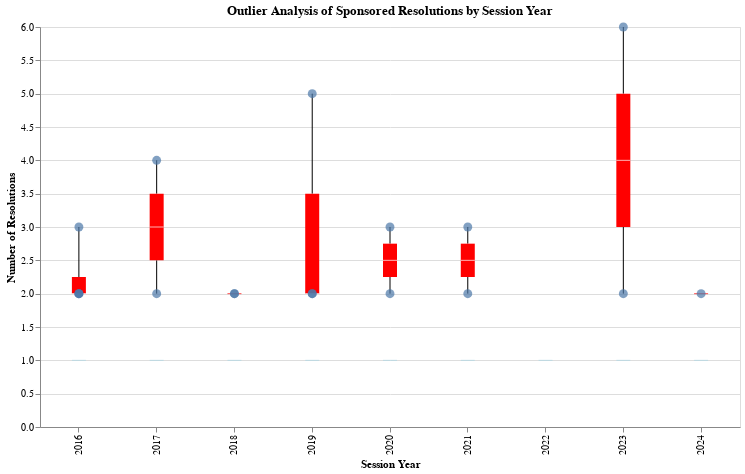

This figure's notebook cell:
### Code cell
resolutions_df = co_leg_bills_df.loc[co_leg_bills_df['Types'] == 'Type:Resolution']
# co_leg_bills_df_rows_resolution['Types']
resolution_counts = resolutions_df.groupby(['Sponsors', 'Session Year']).size().reset_index(name='Resolution Count')
resolution_counts

Q1 = resolution_counts['Resolution Count'].quantile(0.25)
Q3 = resolution_counts['Resolution Count'].quantile(0.75)
IQR = Q3 - Q1
lower_bound = Q1 - 1.5 * IQR
upper_bound = Q3 + 1.5 * IQR
resolution_counts['Outlier'] = resolution_counts['Resolution Count'].apply(
    lambda x: 'Outlier' if x > upper_bound else 'Normal'
)
boxplot = alt.Chart(resolution_counts).mark_boxplot(extent='min-max').encode(
    x=alt.X('Session Year:O', title='Session Year'),
    y=alt.Y('Resolution Count:Q', title='Number of Resolutions'),
    color=alt.Color('Outlier:N', scale=alt.Scale(domain=['Normal', 'Outlier'], range=['lightblue', 'red']),
                    legend=None)
)
outlier_points = alt.Chart(resolution_counts[resolution_counts['Outlier'] == 'Outlier']).mark_circle(size=80).encode(
    x=alt.X('Session Year:O', title='Session Year'),
    y=alt.Y('Resolution Count:Q'),
    tooltip=['Sponsors', 'Resolution Count']
)
final_chart = (boxplot + outlier_points).properties(
    title='Outlier Analysis of Sponsored Resolutions by Session Year',
    width=700,
    height=400
)
outlier_list = resolution_counts[resolution_counts['Outlier'] == 'Outlier']
print("List of Outliers in Sponsored Resolutions:")
print(outlier_list[['Sponsors', 'Session Year', 'Resolution Count']])
final_chart

### Figure 1 — Vega-Lite specification as saved in the notebook (floating-point values rounded to 4 significant figures; data arrays with more than 128 entries replaced by an {"elided": "..."} marker saying what was removed)
{"config": {"view": {"continuousWidth": 300, "continuousHeight": 300}}, "layer": [{"data": {"name": "data-b7d023f2f3a330dff93cb39930471530"}, "mark": {"type": "boxplot", "extent": "min-max"}, "encoding": {"color": {"field": "Outlier", "legend": null, "scale": {"domain": ["Normal", "Outlier"], "range": ["lightblue", "red"]}, "type": "nominal"}, "x": {"field": "Session Year", "title": "Session Year", "type": "ordinal"}, "y": {"field": "Resolution Count", "title": "Number of Resolutions", "type": "quantitative"}}}, {"data": {"name": "data-c5edcc2db16e9c38d1c92848c84a5fb6"}, "mark": {"type": "circle", "size": 80}, "encoding": {"tooltip": [{"field": "Sponsors", "type": "nominal"}, {"field": "Resolution Count", "type": "quantitative"}], "x": {"field": "Session Year", "title": "Session Year", "type": "ordinal"}, "y": {"field": "Resolution Count", "type": "quantitative"}}}], "height": 400, "title": "Outlier Analysis of Sponsored Resolutions by Session Year", "width": 700, "$schema": "https://vega.github.io/schema/vega-lite/v5.8.0.json", "datasets": {"data-b7d023f2f3a330dff93cb39930471530": {"elided": "252 records"}, "data-c5edcc2db16e9c38d1c92848c84a5fb6": [{"Sponsors": "Rep. A. Garnett", "Session Year": "2019", "Resolution Count": 2, "Outlier": "Outlier"}, {"Sponsors": "Rep. A. Garnett, Sen. S. Fenberg", "Session Year": "2019", "Resolution Count": 5, "Outlier": "Outlier"}, {"Sponsors": "Rep. A. Garnett, Sen. S. Fenberg", "Session Year": "2020", "Resolution Count": 2, "Outlier": "Outlier"}, {"Sponsors": "Rep. B. Marshall", "Session Year": "2024", "Resolution Count": 2, "Outlier": "Outlier"}, {"Sponsors": "Rep. C. Duran", "Session Year": "2016", "Resolution Count": 2, "Outlier": "Outlier"}, {"Sponsors": "Rep. C. Duran, Sen. M. Scheffel", "Session Year": "2016", "Resolution Count": 3, "Outlier": "Outlier"}, {"Sponsors": "Rep. D. Esgar", "Session Year": "2021", "Resolution Count": 2, "Outlier": "Outlier"}, {"Sponsors": "Rep. D. Esgar, Sen. S. Fenberg", "Session Year": "2021", "Resolution Count": 3, "Outlier": "Outlier"}, {"Sponsors": "Rep. J. Everett", "Session Year": "2016", "Resolution Count": 2, "Outlier": "Outlier"}, {"Sponsors": "Rep. K. Becker", "Session Year": "2017", "Resolution Count": 2, "Outlier": "Outlier"}, {"Sponsors": "Rep. K. Becker", "Session Year": "2019", "Resolution Count": 2, "Outlier": "Outlier"}, {"Sponsors": "Rep. K. Becker, Rep. P. Neville", "Session Year": "2018", "Resolution Count": 2, "Outlier": "Outlier"}, {"Sponsors": "Rep. K. Becker, Rep. P. Neville, Sen. L. Garcia, Sen. C. Holbert", "Session Year": "2020", "Resolution Count": 3, "Outlier": "Outlier"}, {"Sponsors": "Rep. K. Becker, Sen. C. Holbert", "Session Year": "2017", "Resolution Count": 4, "Outlier": "Outlier"}, {"Sponsors": "Rep. K. Becker, Sen. C. Holbert", "Session Year": "2018", "Resolution Count": 2, "Outlier": "Outlier"}, {"Sponsors": "Rep. L. Court", "Session Year": "2016", "Resolution Count": 2, "Outlier": "Outlier"}, {"Sponsors": "Rep. M. Duran", "Session Year": "2023", "Resolution Count": 2, "Outlier": "Outlier"}, {"Sponsors": "Rep. M. Duran, Sen. D. Moreno", "Session Year": "2023", "Resolution Count": 6, "Outlier": "Outlier"}]}}
